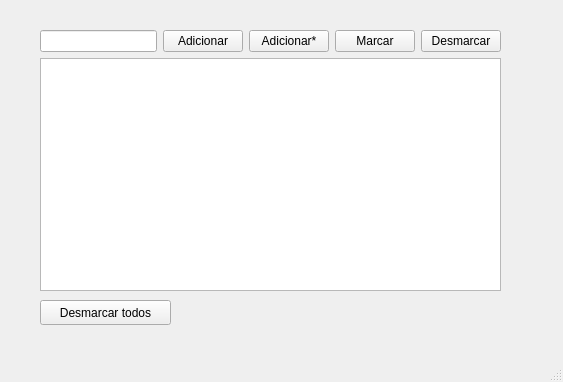
<?xml version="1.0" encoding="UTF-8"?>
<ui version="4.0">
 <class>MainWindow</class>
 <widget class="QMainWindow" name="MainWindow">
  <property name="geometry">
   <rect>
    <x>0</x>
    <y>0</y>
    <width>563</width>
    <height>382</height>
   </rect>
  </property>
  <property name="windowTitle">
   <string>MainWindow</string>
  </property>
  <widget class="QWidget" name="centralwidget">
   <widget class="QPushButton" name="pushButton_2">
    <property name="geometry">
     <rect>
      <x>40</x>
      <y>300</y>
      <width>131</width>
      <height>25</height>
     </rect>
    </property>
    <property name="text">
     <string>Desmarcar todos</string>
    </property>
   </widget>
   <widget class="QWidget" name="">
    <property name="geometry">
     <rect>
      <x>40</x>
      <y>30</y>
      <width>461</width>
      <height>261</height>
     </rect>
    </property>
    <layout class="QVBoxLayout" name="verticalLayout">
     <item>
      <layout class="QHBoxLayout" name="horizontalLayout">
       <item>
        <widget class="QLineEdit" name="txt_item"/>
       </item>
       <item>
        <widget class="QPushButton" name="btn_add">
         <property name="text">
          <string>Adicionar</string>
         </property>
        </widget>
       </item>
       <item>
        <widget class="QPushButton" name="btn_add_all">
         <property name="text">
          <string>Adicionar*</string>
         </property>
        </widget>
       </item>
       <item>
        <widget class="QPushButton" name="btn_mark">
         <property name="text">
          <string>Marcar</string>
         </property>
        </widget>
       </item>
       <item>
        <widget class="QPushButton" name="pushButton">
         <property name="text">
          <string>Desmarcar</string>
         </property>
        </widget>
       </item>
      </layout>
     </item>
     <item>
      <widget class="QListWidget" name="listWidget"/>
     </item>
    </layout>
   </widget>
  </widget>
  <widget class="QMenuBar" name="menubar">
   <property name="geometry">
    <rect>
     <x>0</x>
     <y>0</y>
     <width>563</width>
     <height>22</height>
    </rect>
   </property>
  </widget>
  <widget class="QStatusBar" name="statusbar"/>
 </widget>
 <resources/>
 <connections/>
</ui>
